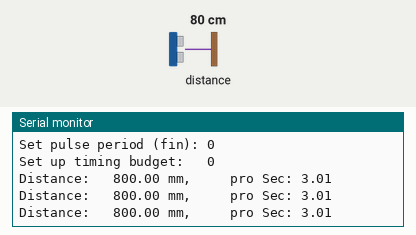
Recording of a sketch running on a simulated Arduino Uno, built with avr-gcc and run on an emulated ATmega328P. On the bench: the last lines printed to the serial monitor. Inputs (shaded band) come from the test bench; at power-on: distance to the obstacle 80 cm.

Above: at 1.3 s.
1.4 s: distance to the obstacle set to 2 cm
At 1.71 s:
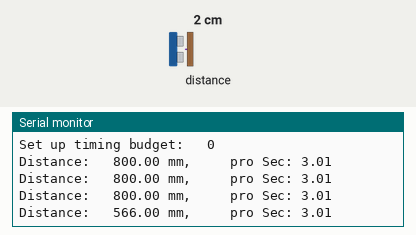
2.9 s: distance to the obstacle set to 4 cm
At 7.03 s:
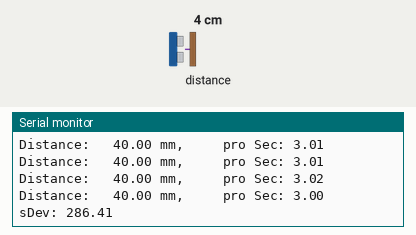
Timing chart, 0 to 8.5 s (numbered marks = the images above; inputs shaded):
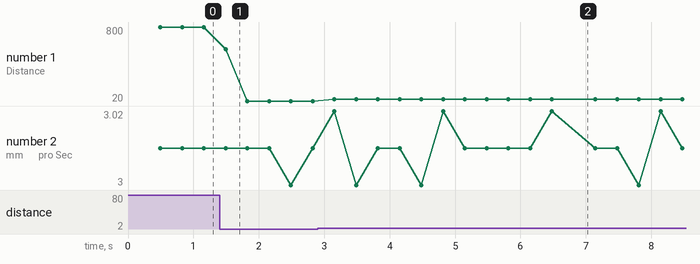

Measured:
- after the input at 1.4 s, the serial monitor: prints a new line after 0.09 s (image 1)
- after the input at 2.9 s, the serial monitor: prints a new line after 0.25 s (image 2)
- plotted number 1: 800 → 20 after the input at 1.4 s, 20 → 40 after the input at 2.9 s

The sketch:

LaserDist_03.ino
```cpp
/*
 * STM laser range sensor VL53L0X
 *
 * uint8_t last_status                - Статус последней передачи записи I²C. Обратитесь к документации Wire.endTransmission() для получения возвращаемых значений.
 * VL53L0X(void)                      - Конструктор
 * void setAddress(uint8_t new_addr)  - Изменяет адрес ведомого устройства I²C VL53L0X на заданное значение (7-разрядное, 7 бит).
 * uint8_t getAddress(void)           - Возвращает текущий адрес I²C.
 * bool init(bool io_2v8 = true)      - Инициализирует и настраивает датчик. Если необязательный аргумент io_2v8 равен true (по умолчанию, если не указан), датчик настроен на режим 2V8 (вход / выход 2,8 В); если false, датчик остается в режиме 1V8. Возвращаемое значение является логическим значением, указывающим, успешно ли завершена инициализация.
 * void writeReg(uint8_t reg, uint8_t value) -  Записывает 8-битный регистр датчика с заданным значением.
 *                                              Константы адреса регистра определяются типом перечисления regAddr в VL53L0X.h.
 *                                              Пример использования: sensor.writeReg(VL53L0X::SYSRANGE_START, 0x01);
 * void writeReg16Bit(uint8_t reg, uint16_t value) - Записывает 16-битный регистр датчика с заданным значением.
 * void writeReg32Bit(uint8_t reg, uint32_t value) - Записывает 32-битный регистр датчика с заданным значением.
 * uint8_t readReg(uint8_t reg)       - Считывает 8-битный регистр датчика и возвращает прочитанное значение.
 * uint16_t readReg16Bit(uint8_t reg) - Считывает 16-битный регистр датчика и возвращает прочитанное значение.
 * uint32_t readReg32Bit(uint8_t reg) - Считывает 32-битный регистр датчика и возвращает прочитанное значение.
 * void writeMulti(uint8_t reg, uint8_t const * src, uint8_t count) - Записывает произвольное количество байтов из заданного массива в датчик, начиная с заданного регистра.
 * void readMulti(uint8_t reg, uint8_t * dst, uint8_t count)        - Считывает произвольное количество байтов с датчика, начиная с данного регистра, в данный массив.
 * bool setSignalRateLimit(float limit_Mcps)       -  Устанавливает ограничение скорости обратного сигнала до данного значения в единицах MCPS (мегачип в секунду). Это минимальная амплитуда сигнала, отраженного от цели и полученного датчиком, необходимого для того, чтобы он мог сообщить правильное значение. Установка нижнего предела увеличивает потенциальный диапазон датчика, но также увеличивает вероятность получения неточного показания из-за отражений от объектов, отличных от намеченной цели. Этот лимит по умолчанию инициализируется до 0,25 MCPS. Возвращаемое значение является логическим значением, указывающим, был ли запрошенный предел действительным.
 * float getSignalRateLimit(void)     -  Возвращает текущий предел скорости обратного сигнала в MCPS.
 * bool setMeasurementTimingBudget(uint32_t budget_us)  - Устанавливает временной интервал измерения для данного значения в микросекундах. Это время, разрешенное для одного измерения диапазона; более длительный тайминг позволяет проводить более точные измерения. По умолчанию составляет около 33000 микросекунд или 33 мс; минимум 20 мс. Возвращаемое значение является логическим значением, указывающим, было ли запрошенное значение действительным.
 * uint32_t getMeasurementTimingBudget(void)            - Возвращает текущий тайминг измерения в микросекундах.
 * bool setVcselPulsePeriod(vcselPeriodType type, uint8_t period_pclks) - Устанавливает период импульса VCSEL (лазер с поверхностным излучением с вертикальной полостью) для данного типа периода (VL53L0X::cselPeriodPreRange или VL53L0X::VcselPeriodFinalRange) равным данному значению (в PCLK). Более длительные периоды увеличивают потенциальный диапазон датчика. Допустимые значения (только четные числа):
 *                                                                        - Предварительно: от 12 до 18 (по умолчанию инициализируется до 14)
 *                                                                        - Итоговое: от 8 до 14 (по умолчанию инициализируется до 10)
 *                                                                        Возвращаемое значение является логическим значением, указывающим, был ли запрошенный период действительным.
 * uint8_t getVcselPulsePeriod(vcselPeriodType type)    - Возвращает текущий период импульса VCSEL для данного типа периода.
 * void startContinuous(uint32_t period_ms = 0)         - Начинает непрерывное измерение дальности. Если необязательный аргумент period_ms равен 0 (по умолчанию, если не указан), используется непрерывный режим (датчик проводит измерения как можно чаще); если он не нулевой, используется непрерывный синхронизированный режим с указанным периодом между измерениями в миллисекундах, определяющим, как часто датчик выполняет измерение.
 * void stopContinuous(void)                            - Останавливает непрерывный режим.
 * uint16_t readRangeContinuousMillimeters(void)        - Возвращает показание диапазона в миллиметрах, когда активен непрерывный режим.
 * uint16_t readRangeSingleMillimeters(void)            - Выполняет одиночное измерение дальности и возвращает показания в миллиметрах.
 * void setTimeout(uint16_t timeout)                    - Устанавливает период ожидания в миллисекундах, после которого операции чтения будут прерваны, если датчик не готов. Значение 0 отключает тайм-аут.
 * uint16_t getTimeout(void)                            - Возвращает текущую настройку периода ожидания.
 * bool timeoutOccurred(void)                           - Указывает, произошел ли тайм-аут чтения с момента последнего вызова timeoutOccurred().
 */


#include <Wire.h>
#include <VL53L0X.h>
// #include <math.h>

VL53L0X sensor;

uint8_t filterN   = 10;
uint8_t sN (0);
const int samplNumber (20);
float Dist[samplNumber] = {};

float meanDist (0), standDev (0);

void setup() {
  uint32_t timingBudget  = 50000; // /uS
  uint16_t timeout       = 500;

  Serial.begin(9600);
  Wire.begin();

  sensor.setTimeout(timeout);
  Serial.println(sensor.init());

  if (!sensor.init())
  {
    Serial.println("Не удалось обнаружить и инициализировать датчик!");
    while (1) {}
  }

  Serial.print("Address:                0x"); Serial.println( sensor.getAddress(), HEX );                       // i2c address
  Serial.print("Back signal vel:        "); Serial.println( sensor.getSignalRateLimit() );                      // Maximal back signal velocity
  Serial.print("Current timing budget:  "); Serial.println( sensor.getMeasurementTimingBudget() );              // Current timing budget
  Serial.print("Pulse period (pre):     "); Serial.println( sensor.getVcselPulsePeriod( sensor.VcselPeriodPreRange ));    // Pulse period
  Serial.print("Timout set value:       "); Serial.println( sensor.getTimeout() );                              // Current timeout value

  sensor.setVcselPulsePeriod(sensor.VcselPeriodPreRange, 12);   // 12 - 18, default 14
  sensor.setVcselPulsePeriod(sensor.VcselPeriodFinalRange, 8);  // 8 - 14, default 10
  Serial.print("Set pulse period (pre): "); Serial.println( sensor.getVcselPulsePeriod( sensor.VcselPeriodPreRange ));        // Pulse period
  Serial.print("Set pulse period (fin): "); Serial.println( sensor.getVcselPulsePeriod( sensor.VcselPeriodFinalRange ));      // Pulse period

  sensor.setMeasurementTimingBudget(timingBudget);
  Serial.print("Set up timing budget:   "); Serial.println( sensor.getMeasurementTimingBudget() );              // Set up timing budget


  sensor.startContinuous();

  // Запустите непрерывный режим (снимайте показания
  // как можно быстрее). Чтобы вместо этого использовать непрерывный синхронизированный режим,
  // укажите желаемый период между измерениями в мс
  // (например, sensor.startContinuous(100)).
}

void loop() {
  unsigned long int measTime_mS(millis());
  float distance_mm(0);

  if ( filterN > 1 ) {
    for ( uint8_t i = 0; i < filterN; i++ ) {
      distance_mm += sensor.readRangeContinuousMillimeters();
      }
    distance_mm /= filterN;
  } else {
    distance_mm = sensor.readRangeContinuousMillimeters();
  }

  standDev += distance_mm;        // Sum of samples
  Dist[sN] = distance_mm;         // Array of samples
  sN++;
  if ( sN == samplNumber ) {      // End of samples count
    sN = 0;
    meanDist = standDev / samplNumber;    // Mean value
    standDev = standDeviation( Dist, meanDist );
    }

  Serial.print("Distance:   ");  Serial.print(distance_mm);  Serial.print(" mm,     pro Sec: "); /*Serial.print(millis() - measTime_mS);
  Serial.print("  pro Sec: ");*/ Serial.print(1000 / ((float)millis() - (float)measTime_mS) );

  if ( sensor.timeoutOccurred() ) { Serial.print(" Timeout fault"); }
  if ( sN == 0 ) {
    Serial.print("   sDev: "); Serial.print(standDev);
    standDev = 0;
    }

  Serial.println();

}

float standDeviation(float D[samplNumber], float mean ) {
  float Dev[samplNumber] = {};
  float sDev(0);                                  // Satndart deviation
  for ( uint8_t i = 0; i < samplNumber; i++ ) {
    Dev[i] = D[i] - mean;                         // Deviation from the mean
    Dev[i] *= Dev[i];                             // Squer of the deviation
    sDev += Dev[i];                               // Sum of squers
    }
    return sqrt( sDev /= samplNumber );           // Squer root from the sum
  }
```
